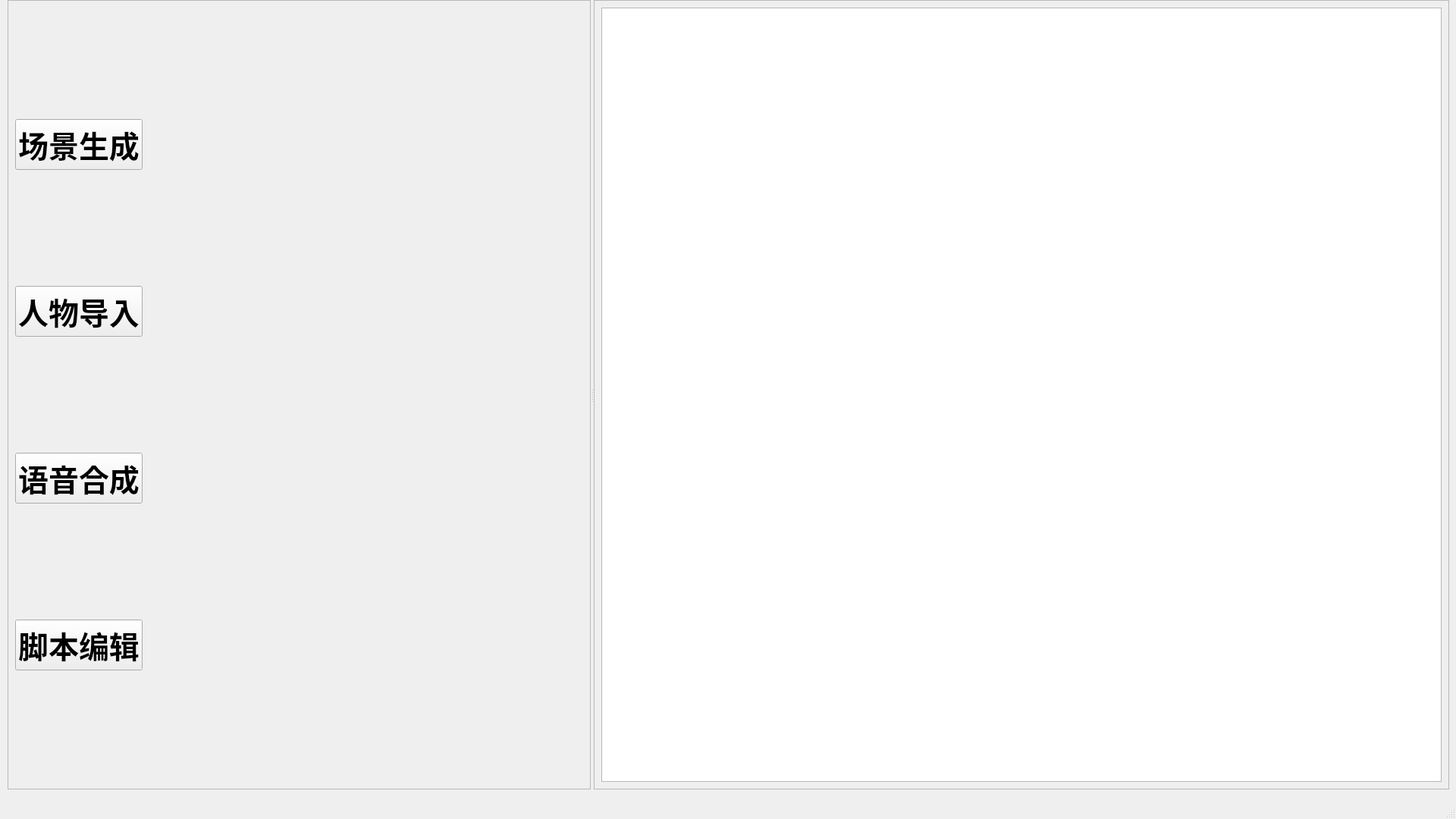
<?xml version="1.0" encoding="UTF-8"?>
<ui version="4.0">
 <class>main_window</class>
 <widget class="QMainWindow" name="main_window">
  <property name="geometry">
   <rect>
    <x>0</x>
    <y>0</y>
    <width>1920</width>
    <height>1080</height>
   </rect>
  </property>
  <property name="windowTitle">
   <string>MainWindow</string>
  </property>
  <widget class="QWidget" name="centralwidget">
   <widget class="QSplitter" name="splitter">
    <property name="geometry">
     <rect>
      <x>10</x>
      <y>0</y>
      <width>1901</width>
      <height>1041</height>
     </rect>
    </property>
    <property name="orientation">
     <enum>Qt::Horizontal</enum>
    </property>
    <widget class="QFrame" name="frame">
     <property name="frameShape">
      <enum>QFrame::StyledPanel</enum>
     </property>
     <property name="frameShadow">
      <enum>QFrame::Raised</enum>
     </property>
     <layout class="QVBoxLayout" name="verticalLayout_4">
      <item>
       <widget class="QPushButton" name="SceneButton">
        <property name="sizePolicy">
         <sizepolicy hsizetype="Fixed" vsizetype="Fixed">
          <horstretch>0</horstretch>
          <verstretch>0</verstretch>
         </sizepolicy>
        </property>
        <property name="font">
         <font>
          <family>阿里巴巴普惠体</family>
          <pointsize>30</pointsize>
          <weight>75</weight>
          <bold>true</bold>
         </font>
        </property>
        <property name="text">
         <string>场景生成</string>
        </property>
       </widget>
      </item>
      <item>
       <widget class="QPushButton" name="RoleButton">
        <property name="sizePolicy">
         <sizepolicy hsizetype="Fixed" vsizetype="Fixed">
          <horstretch>0</horstretch>
          <verstretch>0</verstretch>
         </sizepolicy>
        </property>
        <property name="font">
         <font>
          <family>阿里巴巴普惠体</family>
          <pointsize>30</pointsize>
          <weight>75</weight>
          <bold>true</bold>
         </font>
        </property>
        <property name="text">
         <string>人物导入</string>
        </property>
       </widget>
      </item>
      <item>
       <widget class="QPushButton" name="VitsButton">
        <property name="sizePolicy">
         <sizepolicy hsizetype="Fixed" vsizetype="Fixed">
          <horstretch>0</horstretch>
          <verstretch>0</verstretch>
         </sizepolicy>
        </property>
        <property name="font">
         <font>
          <family>阿里巴巴普惠体</family>
          <pointsize>30</pointsize>
          <weight>75</weight>
          <bold>true</bold>
         </font>
        </property>
        <property name="text">
         <string>语音合成</string>
        </property>
       </widget>
      </item>
      <item>
       <widget class="QPushButton" name="ScriptButton">
        <property name="sizePolicy">
         <sizepolicy hsizetype="Fixed" vsizetype="Fixed">
          <horstretch>0</horstretch>
          <verstretch>0</verstretch>
         </sizepolicy>
        </property>
        <property name="font">
         <font>
          <family>阿里巴巴普惠体</family>
          <pointsize>30</pointsize>
          <weight>75</weight>
          <bold>true</bold>
         </font>
        </property>
        <property name="text">
         <string>脚本编辑</string>
        </property>
       </widget>
      </item>
     </layout>
    </widget>
    <widget class="QFrame" name="frame_2">
     <property name="frameShape">
      <enum>QFrame::StyledPanel</enum>
     </property>
     <property name="frameShadow">
      <enum>QFrame::Raised</enum>
     </property>
     <layout class="QVBoxLayout" name="verticalLayout_5">
      <item>
       <widget class="QListView" name="listView"/>
      </item>
     </layout>
    </widget>
   </widget>
  </widget>
  <widget class="QMenuBar" name="menubar">
   <property name="geometry">
    <rect>
     <x>0</x>
     <y>0</y>
     <width>1920</width>
     <height>23</height>
    </rect>
   </property>
  </widget>
  <widget class="QStatusBar" name="statusbar"/>
 </widget>
 <resources/>
 <connections/>
</ui>
